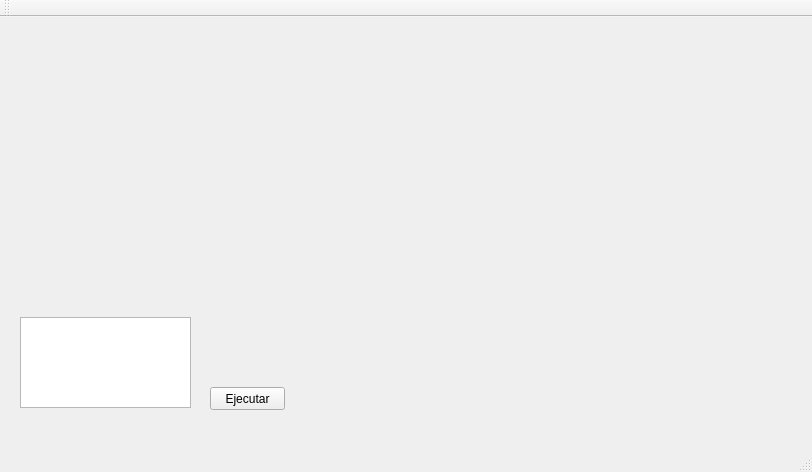
<?xml version="1.0" encoding="UTF-8"?>
<ui version="4.0">
 <class>Enjambre</class>
 <widget class="QMainWindow" name="Enjambre">
  <property name="geometry">
   <rect>
    <x>0</x>
    <y>0</y>
    <width>812</width>
    <height>472</height>
   </rect>
  </property>
  <property name="windowTitle">
   <string>Enjambre</string>
  </property>
  <widget class="QWidget" name="centralWidget">
   <widget class="QListWidget" name="listWidget">
    <property name="geometry">
     <rect>
      <x>20</x>
      <y>300</y>
      <width>171</width>
      <height>91</height>
     </rect>
    </property>
   </widget>
   <widget class="QPushButton" name="pushButton">
    <property name="geometry">
     <rect>
      <x>210</x>
      <y>370</y>
      <width>75</width>
      <height>23</height>
     </rect>
    </property>
    <property name="text">
     <string>Ejecutar</string>
    </property>
   </widget>
  </widget>
  <widget class="QMenuBar" name="menuBar">
   <property name="geometry">
    <rect>
     <x>0</x>
     <y>0</y>
     <width>812</width>
     <height>21</height>
    </rect>
   </property>
  </widget>
  <widget class="QToolBar" name="mainToolBar">
   <attribute name="toolBarArea">
    <enum>TopToolBarArea</enum>
   </attribute>
   <attribute name="toolBarBreak">
    <bool>false</bool>
   </attribute>
  </widget>
  <widget class="QStatusBar" name="statusBar"/>
 </widget>
 <layoutdefault spacing="6" margin="11"/>
 <resources/>
 <connections/>
</ui>
